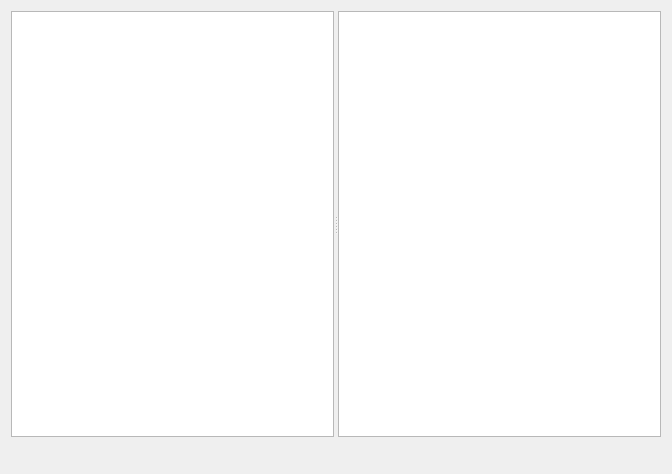
<ui version="4.0" >
 <class>mdi_DLqueue</class>
 <widget class="QDialog" name="mdi_DLqueue" >
  <property name="geometry" >
   <rect>
    <x>0</x>
    <y>0</y>
    <width>672</width>
    <height>474</height>
   </rect>
  </property>
  <property name="sizePolicy" >
   <sizepolicy vsizetype="Preferred" hsizetype="Preferred" >
    <horstretch>0</horstretch>
    <verstretch>0</verstretch>
   </sizepolicy>
  </property>
  <property name="windowTitle" >
   <string>DownLoad Queue</string>
  </property>
  <layout class="QGridLayout" >
   <item row="0" column="0" >
    <layout class="QVBoxLayout" >
     <item>
      <widget class="QSplitter" name="splitter" >
       <property name="orientation" >
        <enum>Qt::Horizontal</enum>
       </property>
       <widget class="QTreeView" name="dirView" />
       <widget class="QTreeView" name="contentView" />
      </widget>
     </item>
     <item>
      <layout class="QHBoxLayout" >
       <item>
        <widget class="QLabel" name="dlqueueStatusLabel" >
         <property name="sizePolicy" >
          <sizepolicy vsizetype="Fixed" hsizetype="Expanding" >
           <horstretch>0</horstretch>
           <verstretch>0</verstretch>
          </sizepolicy>
         </property>
         <property name="text" >
          <string/>
         </property>
        </widget>
       </item>
       <item>
        <spacer>
         <property name="orientation" >
          <enum>Qt::Horizontal</enum>
         </property>
         <property name="sizeHint" >
          <size>
           <width>40</width>
           <height>20</height>
          </size>
         </property>
        </spacer>
       </item>
       <item>
        <widget class="QLabel" name="partCountStatusLabel" >
         <property name="sizePolicy" >
          <sizepolicy vsizetype="Fixed" hsizetype="Expanding" >
           <horstretch>0</horstretch>
           <verstretch>0</verstretch>
          </sizepolicy>
         </property>
         <property name="text" >
          <string/>
         </property>
        </widget>
       </item>
       <item>
        <spacer>
         <property name="orientation" >
          <enum>Qt::Horizontal</enum>
         </property>
         <property name="sizeType" >
          <enum>QSizePolicy::Minimum</enum>
         </property>
         <property name="sizeHint" >
          <size>
           <width>16</width>
           <height>20</height>
          </size>
         </property>
        </spacer>
       </item>
       <item>
        <widget class="QLabel" name="partBytesStatusLabel" >
         <property name="sizePolicy" >
          <sizepolicy vsizetype="Fixed" hsizetype="Expanding" >
           <horstretch>0</horstretch>
           <verstretch>0</verstretch>
          </sizepolicy>
         </property>
         <property name="text" >
          <string/>
         </property>
        </widget>
       </item>
       <item>
        <spacer>
         <property name="orientation" >
          <enum>Qt::Horizontal</enum>
         </property>
         <property name="sizeType" >
          <enum>QSizePolicy::Minimum</enum>
         </property>
         <property name="sizeHint" >
          <size>
           <width>16</width>
           <height>16</height>
          </size>
         </property>
        </spacer>
       </item>
       <item>
        <widget class="QLabel" name="totalCountStatusLabel" >
         <property name="sizePolicy" >
          <sizepolicy vsizetype="Fixed" hsizetype="Expanding" >
           <horstretch>0</horstretch>
           <verstretch>0</verstretch>
          </sizepolicy>
         </property>
         <property name="text" >
          <string/>
         </property>
        </widget>
       </item>
       <item>
        <spacer>
         <property name="orientation" >
          <enum>Qt::Horizontal</enum>
         </property>
         <property name="sizeType" >
          <enum>QSizePolicy::Minimum</enum>
         </property>
         <property name="sizeHint" >
          <size>
           <width>16</width>
           <height>20</height>
          </size>
         </property>
        </spacer>
       </item>
       <item>
        <widget class="QLabel" name="totalBytesStatusLabel" >
         <property name="sizePolicy" >
          <sizepolicy vsizetype="Fixed" hsizetype="Expanding" >
           <horstretch>0</horstretch>
           <verstretch>0</verstretch>
          </sizepolicy>
         </property>
         <property name="text" >
          <string/>
         </property>
        </widget>
       </item>
      </layout>
     </item>
    </layout>
   </item>
  </layout>
 </widget>
 <resources/>
 <connections/>
</ui>
